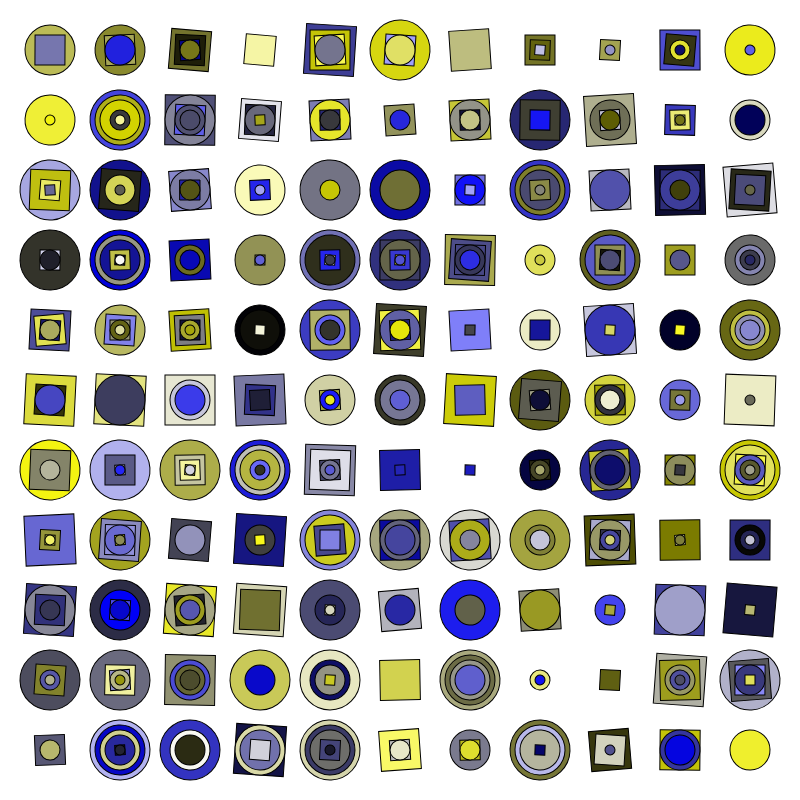
Frame 1 (no input)
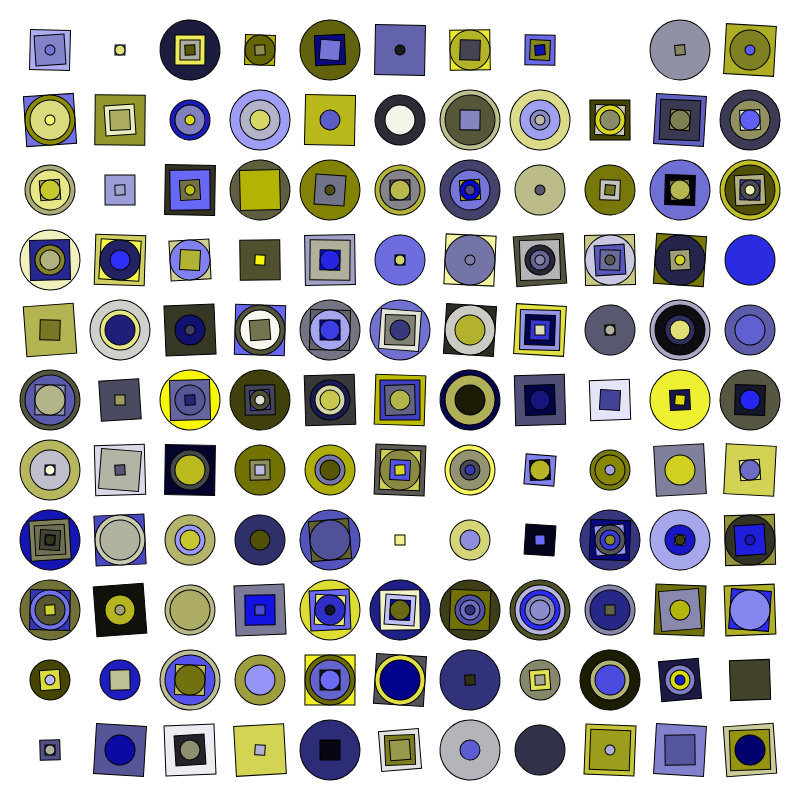
Frame 2 (the mouse pressed at the canvas centre, redrawn once)

The p5.js sketch that drew these frames (run headless with seeded random() and noise() and a simulated clock; the mouse was pressed at the canvas centre and the sketch redrawn once):

// p5.js sketch
// ── sketch.js
// Padding around the canvas.
var padding = 15

// Size of grid cells (cellSize x cellSize).
var cellSize = 70

// Probabiity of drawing an inner rectangle.
var chance = 0.6

// Gap between squares
var gap = 10

function setup() {
  createCanvas(800, 800)
  rectMode(CENTER)
  angleMode(DEGREES)
  noLoop()
  //frameRate(3)
}

function draw() {
  background(255)
  
  for (var y = padding; y < height - 2 * padding; y += cellSize) {
    for (var x = padding; x < width - 2 * padding; x += cellSize) {
      drawCell(x + cellSize/2, y + cellSize/2)
    }
  }
}

function drawCell(x, y) {
  push()
  translate(x, y)
  for (var size = cellSize - gap; size >= gap; size -= gap) {
    if (random() < chance) {
      var c1Val = random(250);
      var c2Val = random(250);
      var c3Val = random(250);
      var rotateBy = random(5);
      if (random() > 0.5) {
        rotateBy = -rotateBy
      }
      rotate(rotateBy)
      fill(c1Val, c1Val, c2Val)
      if (random() > 0.5)
        rect(0, 0, size - gap, size - gap) 
      else
        circle(0, 0, size)
      rotate(-rotateBy)
    }
  }
  pop()
}
